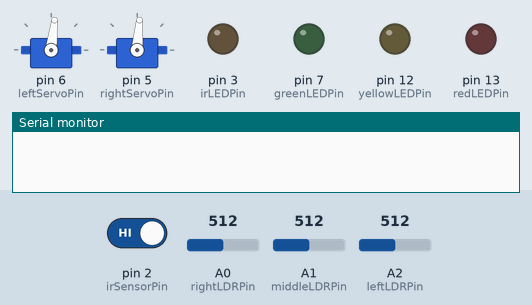
This sketch was run on a simulated Arduino Uno, built with avr-gcc and run on an emulated ATmega328P. Shown: 2 × servo, output pins drawn as LEDs (lit = HIGH), the last lines printed to the serial monitor. The inputs (shaded band) are chosen by the test bench; at power-on: pin 2 (irSensorPin) HIGH, A1 (middleLDRPin) = 512, A0 (rightLDRPin) = 512, A2 (leftLDRPin) = 512.

Above: at 0.8 s.
0.9 s: pin 2 (irSensorPin) driven LOW
2.4 s: A1 (middleLDRPin) set to 542
At 5.3 s:
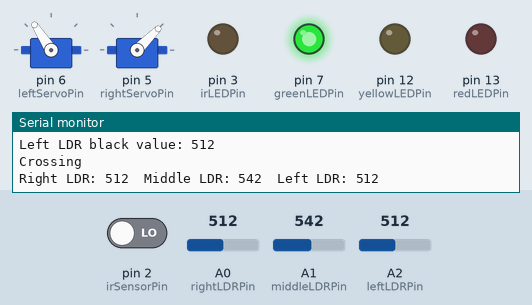
5.4 s: A1 (middleLDRPin) set to 562
At 6.8 s:
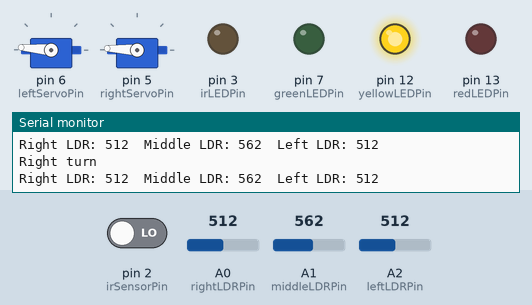
7.1 s: A0 (rightLDRPin) set to 536
10.1 s: A0 (rightLDRPin) set to 559
At 11.1 s:
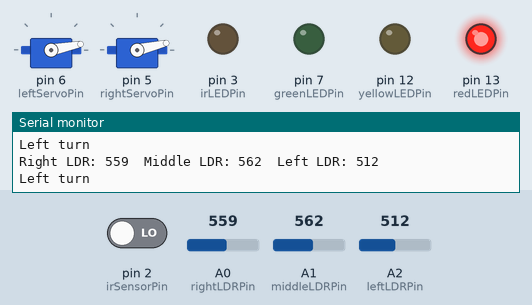
11.6 s: A2 (leftLDRPin) set to 110
14.6 s: A2 (leftLDRPin) set to 91
Timing chart, 0 to 17.6 s (numbered marks = the images above; inputs shaded):
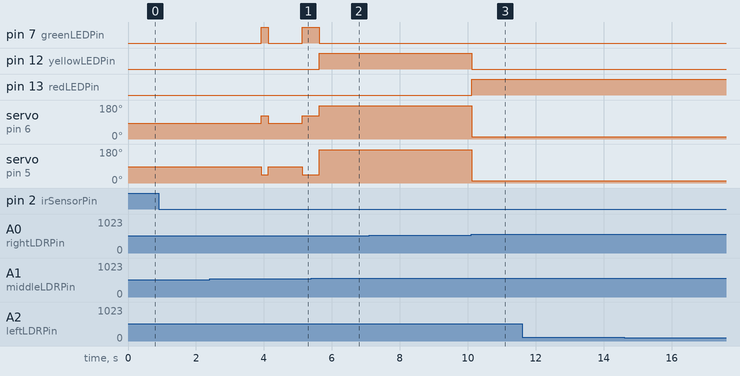

Measured:
- the behaviour switches between 551 and 552 on A1 (middleLDRPin) (found by bisection; images 1 and 2)
- the behaviour switches between 551 and 552 on A0 (rightLDRPin) (found by bisection; images 2 and 3)
- after the input at 5.4 s, pin 12 (yellowLEDPin): LOW → HIGH after 0.22 s
- after the input at 10.1 s, pin 12 (yellowLEDPin): HIGH → LOW at once; pin 13 (redLEDPin): LOW → HIGH at once; servo on pin 6 (leftServoPin): 175° → 11° at once; servo on pin 5 (rightServoPin): 177° → 13° at once

The sketch:

AssignmentLDRreadings.ino
```cpp
/*
*
*  Assignment:
*  LDR data
*
*  Author:
*  Jakub Janas
*
*  Date:
*  03/12/2015
*
*/

#define DEBUG

#include <Servo.h> // Just a library and the working names for different pins
#define rightLDRPin A0
#define middleLDRPin A1
#define leftLDRPin A2
#define irSensorPin 2
#define irLEDPin 3
#define rightButtonPin 2
#define rightServoPin 5
#define leftServoPin 6
#define redLEDPin 13
#define yellowLEDPin 12
#define greenLEDPin 7

int rightLDRValue; // Variables to hold LDR values
int middleLDRValue;
int leftLDRValue;
int black[3]; // Right, Middle and Left LDRs top black values
int xcur=0, ycur=0; // Robot's current coordinates
int xdest, ydest; // Coordinates of robot's destination
Servo leftServo;
Servo rightServo;

int input () // A function to take integer input
{
  while (!Serial.available())
  {

    // wait for the user to enter a value
    ;

  }
  return Serial.parseInt();
}

void calibration () // Calibrating function
{
  while (digitalRead (rightButtonPin)) // Calibrating on the button press
  {

    // wait for the user to press the button
    ;

  }

  int x = analogRead (rightLDRPin);
  black[0] = x + 40; // Calculating the top value for black
  Serial.print("Right LDR black value: ");
  Serial.println(x);

  x = analogRead (middleLDRPin);
  black[1] = x + 40;
  Serial.print("Middle LDR black value: ");
  Serial.println(x);

  x = analogRead (leftLDRPin);
  black[2] = x + 40;
  Serial.print("Left LDR black value: ");
  Serial.println(x);

  //Serial.println("Calibration completed.");

}

void moveStraight () // Movement functions
{
  digitalWrite(redLEDPin, LOW);
  digitalWrite(yellowLEDPin, LOW);
  digitalWrite(greenLEDPin, HIGH);

  leftServo.write (123);
  rightServo.write (45);
}

void turnRight ()
{
  digitalWrite(redLEDPin, LOW);
  digitalWrite(yellowLEDPin, HIGH);
  digitalWrite(greenLEDPin, LOW);

  leftServo.write(175);
  rightServo.write(177);
}

void turnLeft ()
{
  digitalWrite(redLEDPin, HIGH);
  digitalWrite(yellowLEDPin, LOW);
  digitalWrite(greenLEDPin, LOW);

  leftServo.write(11);
  rightServo.write(13);
}

void fullStop ()
{
  digitalWrite(redLEDPin, LOW);
  digitalWrite(yellowLEDPin, LOW);
  digitalWrite(greenLEDPin, LOW);

  leftServo.write(83);
  rightServo.write(85);
}

void setup()
{
  Serial.begin(9600); // Setting up a serial port

  leftServo.attach (leftServoPin); // Setting up Servos
  rightServo.attach (rightServoPin);
  fullStop();

  pinMode (rightLDRPin, INPUT); // Setting up LDRs,
  pinMode (middleLDRPin, INPUT);
  pinMode (leftLDRPin, INPUT);
  pinMode (rightButtonPin, INPUT); // Button,
  pinMode (redLEDPin, OUTPUT); // LEDs,
  pinMode (yellowLEDPin, OUTPUT);
  pinMode (greenLEDPin, OUTPUT);
  pinMode (irLEDPin, OUTPUT); // infrared LED
  pinMode (irSensorPin, INPUT); // and infrared sensor

  #ifdef DEBUG
    xdest = 2; // Working destination x value
  #else
  Serial.println("Enter x destination:"); // Setting up destination point
  xdest = input(); // Get x value
  #endif
  #ifdef DEBUG
    ydest = 2; // Working destination y value
  #else
  Serial.println("Enter y destination:");
  ydest = input(); // Get y value
  #endif

  calibration(); // Calibration call
  delay (3000);
}

void loop()
{
  rightLDRValue = analogRead(rightLDRPin);  // Setting up the LDRs values
  middleLDRValue = analogRead(middleLDRPin);
  leftLDRValue = analogRead(leftLDRPin);

  if (middleLDRValue < black[1]
      && rightLDRValue < black[0]
      && leftLDRValue < black[2])  // Detects if on crossing
  {
    Serial.println("Crossing");
    moveStraight(); // Aligning on the crossing
    delay(200);
    fullStop();
    delay(1000);
    Serial.print("Right LDR: ");
    Serial.print(rightLDRValue);
    Serial.print("  Middle LDR: ");
    Serial.print(middleLDRValue);
    Serial.print("  Left LDR: ");
    Serial.println(leftLDRValue);

    if (xcur != xdest || ycur != ydest) // Checks if it's still away from
    {                                   // the destination
      if (ycur < ydest) // If ycur don't have the same value as ydest
      {                 // it still has to move up
        ycur++;
        moveStraight(); // Move out of the junction
        delay (500);
      }
      else if (xcur < xdest) // Else
      {
        if (xcur == 0)  // Turn if xcur is 0
        {
          turnRight(); // Turn about 90 degrees
          delay (2200);
        }
        xcur++;
        moveStraight(); // Move out of the junction
        delay (500);
      }
    }
    else
    {
      fullStop();
    }
  }
  else    // Following a line
  {
    if (middleLDRValue < black[1])  // If the middle LDR is on black move
    {                               // straight
      moveStraight();
      Serial.println ("Straight");
      Serial.print("Right LDR: ");
      Serial.print(rightLDRValue);
      Serial.print("  Middle LDR: ");
      Serial.print(middleLDRValue);
      Serial.print("  Left LDR: ");
      Serial.println(leftLDRValue);
    }
    else if (rightLDRValue < black[0]) // Else if the right LDR is on
    {                                  // black turn right
      turnRight();
      Serial.println ("Right turn");
      Serial.print("Right LDR: ");
      Serial.print(rightLDRValue);
      Serial.print("  Middle LDR: ");
      Serial.print(middleLDRValue);
      Serial.print("  Left LDR: ");
      Serial.println(leftLDRValue);
    }
    else if (leftLDRValue < black[2]) // Else if the left LDR is on
    {                                 // black turn left
      turnLeft();
      Serial.println ("Left turn");
      Serial.print("Right LDR: ");
      Serial.print(rightLDRValue);
      Serial.print("  Middle LDR: ");
      Serial.print(middleLDRValue);
      Serial.print("  Left LDR: ");
      Serial.println(leftLDRValue);
    }
  }
}
```
